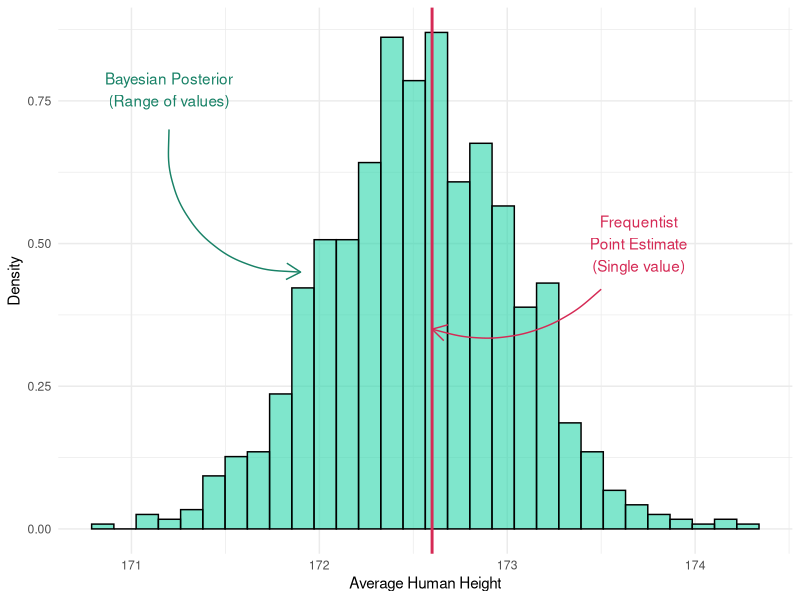
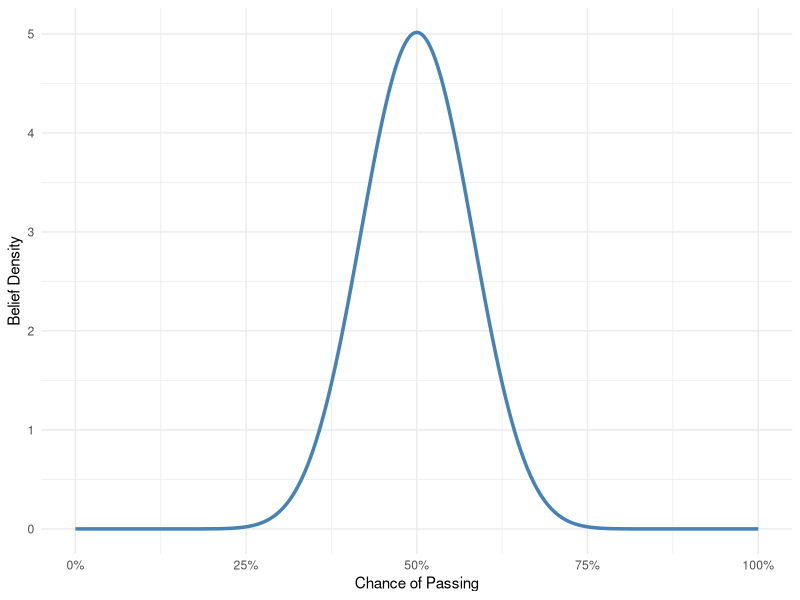
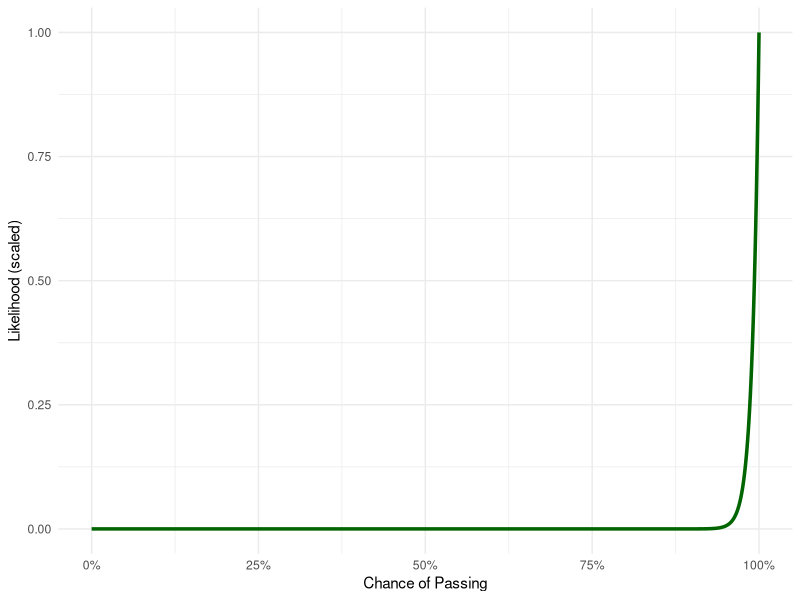
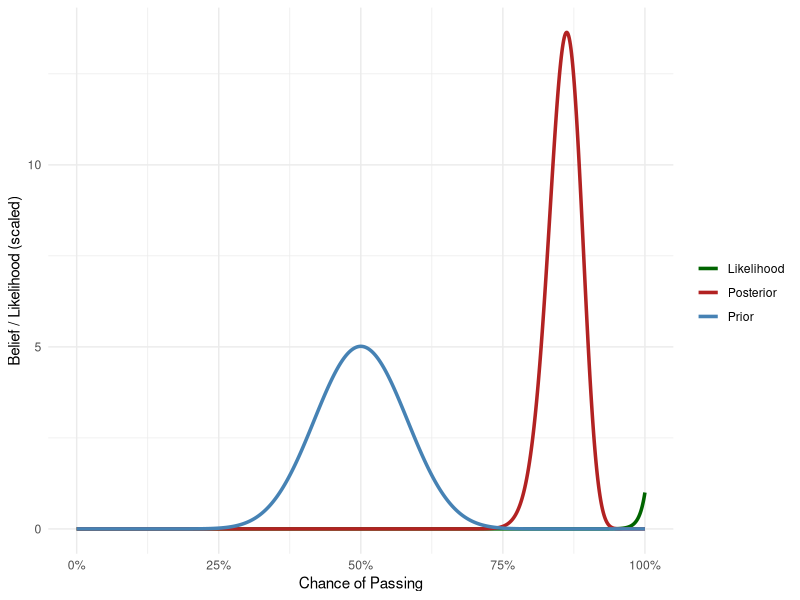
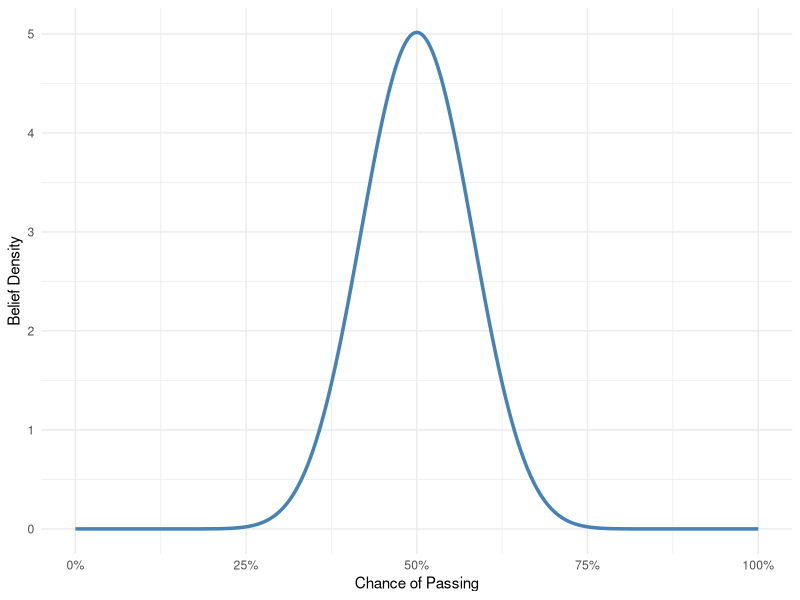
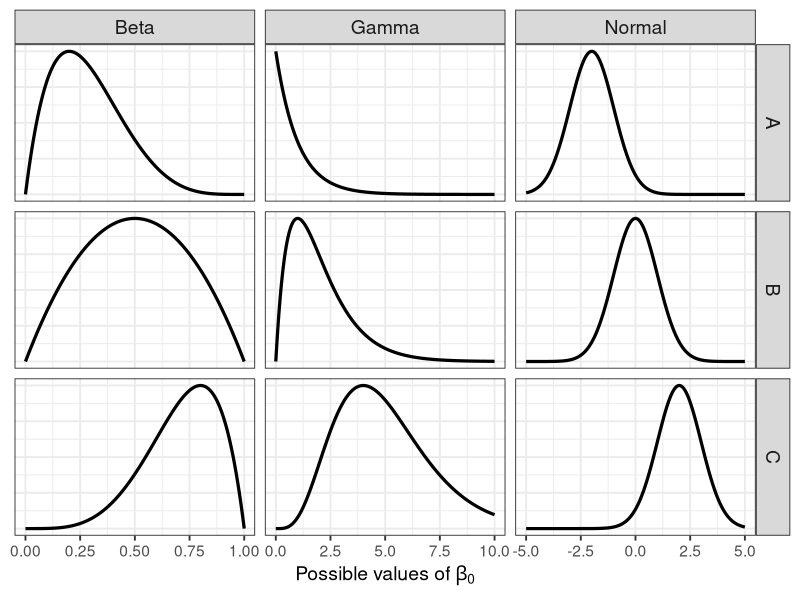
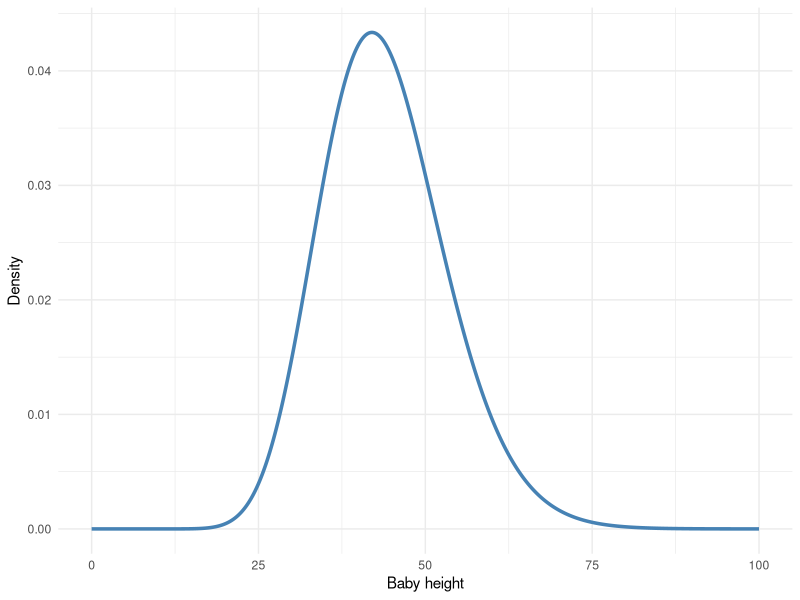
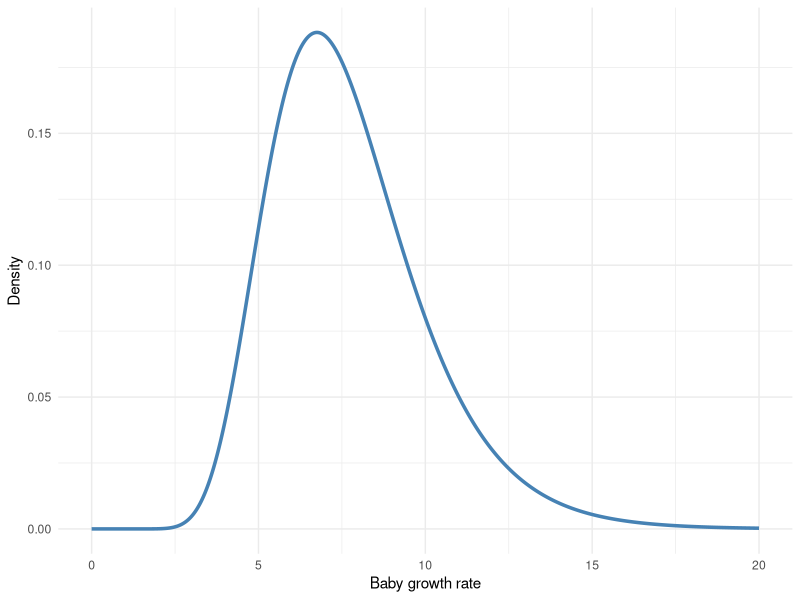

The R script that drew these images, in order:
## ---- chunk 1
library(ggplot2)
library(dplyr)

set.seed(42)
posterior_samples <- rnorm(1000, mean = 172.55, sd = 0.5)
posterior_df <- data.frame(value = posterior_samples)
frequentist_est <- 172.6
frequentist_ci <- c(171.9, 173.5)
bayes_ci <- quantile(posterior_samples, probs = c(0.025, 0.975))

ggplot(posterior_df, aes(x = value)) +
  geom_histogram(aes(y = ..density..), bins = 30, fill = "#2AD5AA", alpha = 0.6, color = "black") +
  geom_vline(xintercept = frequentist_est, color = "#D52A55", linetype = "solid", size = 1) +
  annotate("text", x = 173.7, y = 0.5, label = "Frequentist\nPoint Estimate\n(Single value)", color = "#D52A55") +
  annotate("text", x = 171.2, y = 0.77, label = "Bayesian Posterior\n(Range of values)", color = "#198267") +
  annotate("curve", x = 171.2, xend = 171.9, y = 0.7, yend = 0.45,
           curvature = 0.5, arrow = arrow(length = unit(0.03, "npc")), color = "#198267") +
  annotate("curve", x = 173.5, xend = frequentist_est, y = 0.42, yend = 0.35,
           curvature = -0.3, arrow = arrow(length = unit(0.03, "npc")), color = "#D52A55") +
  labs(
    x = "Average Human Height",
    y = "Density"
  ) +
  theme_minimal()


## ---- chunk 2
theta <- seq(0, 1, length.out = 1000)

prior <- dbeta(theta, 20, 20)

data.frame(theta, prior) |>
  ggplot(aes(x = theta, y = prior)) +
  geom_line(color = "steelblue", size = 1.2) +
  scale_x_continuous(labels = scales::percent) +
  labs(x = "Chance of Passing", y = "Belief Density") +
  theme_minimal()
## ---- chunk 3
likelihood <- theta^100
likelihood <- likelihood / max(likelihood)

data.frame(theta, likelihood) |>
  ggplot(aes(x = theta, y = likelihood)) +
  geom_line(color = "darkgreen", size = 1.2) +
  scale_x_continuous(labels = scales::percent) +
  labs(x = "Chance of Passing", y = "Likelihood (scaled)") +
  theme_minimal()
## ---- chunk 4
posterior <- dbeta(theta, 120, 20)

posterior_df <- data.frame(
  theta = rep(theta, 3),
  density = c(prior, likelihood, posterior),
  belief = rep(c("Prior", "Likelihood", "Posterior"), each = length(theta))
)

posterior_df |>
  ggplot(aes(x = theta, y = density, color = belief)) +
  geom_line(size = 1.2) +
  labs(x = "Chance of Passing", y = "Belief / Likelihood (scaled)", colour = "") +
  scale_x_continuous(labels = scales::percent) +
  theme_minimal() +
  scale_color_manual(values = c("darkgreen", "firebrick", "steelblue"))
## ---- chunk 5
theta <- seq(0, 1, length.out = 1000)

prior <- dbeta(theta, 20, 20)

data.frame(theta, prior) |>
  ggplot(aes(x = theta, y = prior)) +
  geom_line(color = "steelblue", size = 1.2) +
  scale_x_continuous(labels = scales::percent) +
  labs(x = "Chance of Passing", y = "Belief Density") +
  theme_minimal()
## ---- chunk 6
library(tidyr)

x_beta <- seq(0, 1, length.out = 1000)
x_normal <- seq(-5, 5, length.out = 1000)
x_gamma <- seq(0, 10, length.out = 1000)

normalize <- function(y) y / max(y)

beta_df <- bind_rows(
  tibble(x = x_beta, density = normalize(dbeta(x_beta, 2, 5)), Distribution = "Beta", Variant = "A"),
  tibble(x = x_beta, density = normalize(dbeta(x_beta, 2, 2)), Distribution = "Beta", Variant = "B"),
  tibble(x = x_beta, density = normalize(dbeta(x_beta, 5, 2)), Distribution = "Beta", Variant = "C")
)

normal_df <- bind_rows(
  tibble(x = x_normal, density = normalize(dnorm(x_normal, -2, 1)), Distribution = "Normal", Variant = "A"),
  tibble(x = x_normal, density = normalize(dnorm(x_normal, 0, 1)), Distribution = "Normal", Variant = "B"),
  tibble(x = x_normal, density = normalize(dnorm(x_normal, 2, 1)), Distribution = "Normal", Variant = "C")
)

gamma_df <- bind_rows(
  tibble(x = x_gamma, density = normalize(dgamma(x_gamma, shape = 1, rate = 1)), Distribution = "Gamma", Variant = "A"),
  tibble(x = x_gamma, density = normalize(dgamma(x_gamma, shape = 2, rate = 1)), Distribution = "Gamma", Variant = "B"),
  tibble(x = x_gamma, density = normalize(dgamma(x_gamma, shape = 5, rate = 1)), Distribution = "Gamma", Variant = "C")
)

df <- bind_rows(beta_df, normal_df, gamma_df)

ggplot(df, aes(x = x, y = density)) +
  geom_line(size = 1.1) +
  facet_grid(cols = vars(Distribution), rows = vars(Variant), scales = "free_x") +
  labs(
    x = expression("Possible values of " * beta[0]),
    y = NULL
  ) +
  theme_bw(base_size = 14) +
  theme(
    axis.text.y = element_blank(),
    axis.ticks.y = element_blank(),
    strip.text = element_text(size = 14)
  )


## ---- chunk 7
theta <- seq(0, 100, length.out = 1000)

prior <- dgamma(theta, 22, 0.5)

data.frame(theta, prior) |>
  ggplot(aes(x = theta, y = prior)) +
  geom_line(color = "steelblue", size = 1.2) +
  labs(x = "Baby height", y = "Density") +
  theme_minimal()
## ---- chunk 8
theta <- seq(0, 20, length.out = 1000)

prior <- dlnorm(theta, 2, 0.3)

data.frame(theta, prior) |>
  ggplot(aes(x = theta, y = prior)) +
  geom_line(color = "steelblue", size = 1.2) +
  labs(x = "Baby growth rate", y = "Density") +
  theme_minimal()
## ---- chunk 9
theta <- seq(-110, 110, length.out = 1000)

prior <- dunif(theta, -100, 100)

data.frame(theta, prior) |>
  ggplot(aes(x = theta, y = prior)) +
  geom_line(color = "steelblue", size = 1.2) +
  labs(x = "Baby growth rate", y = "Density") +
  theme_minimal()
